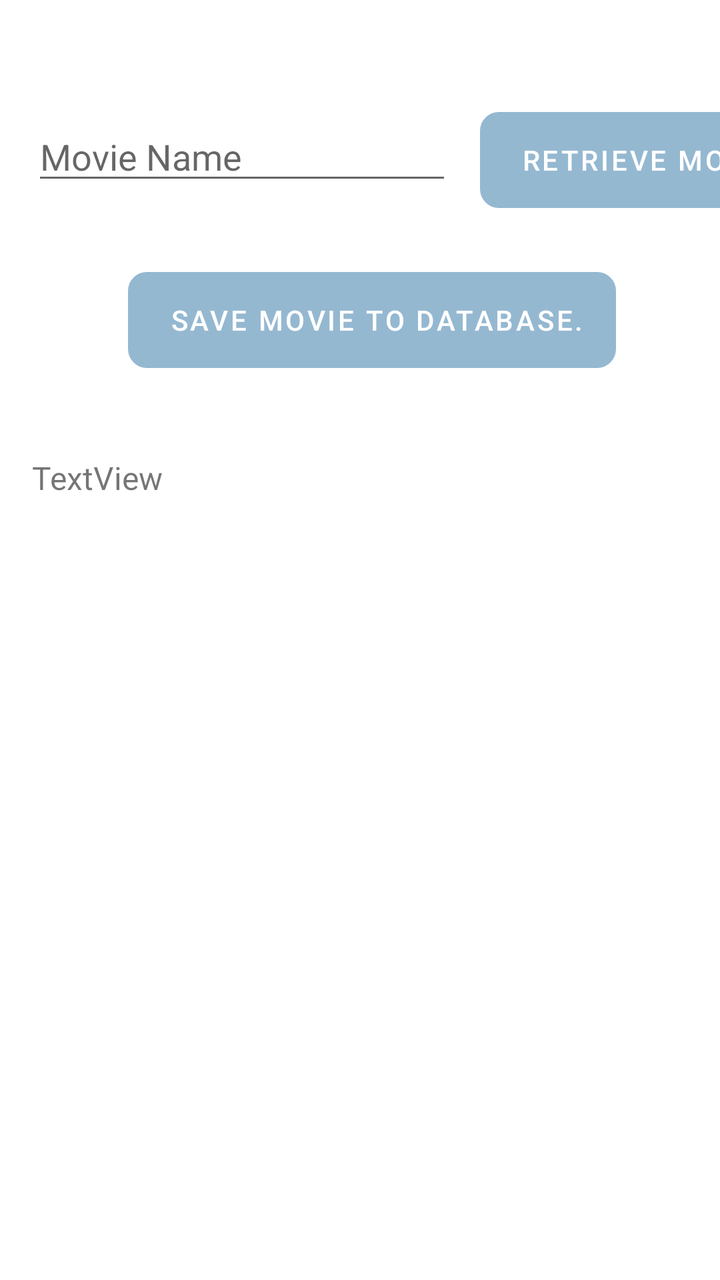
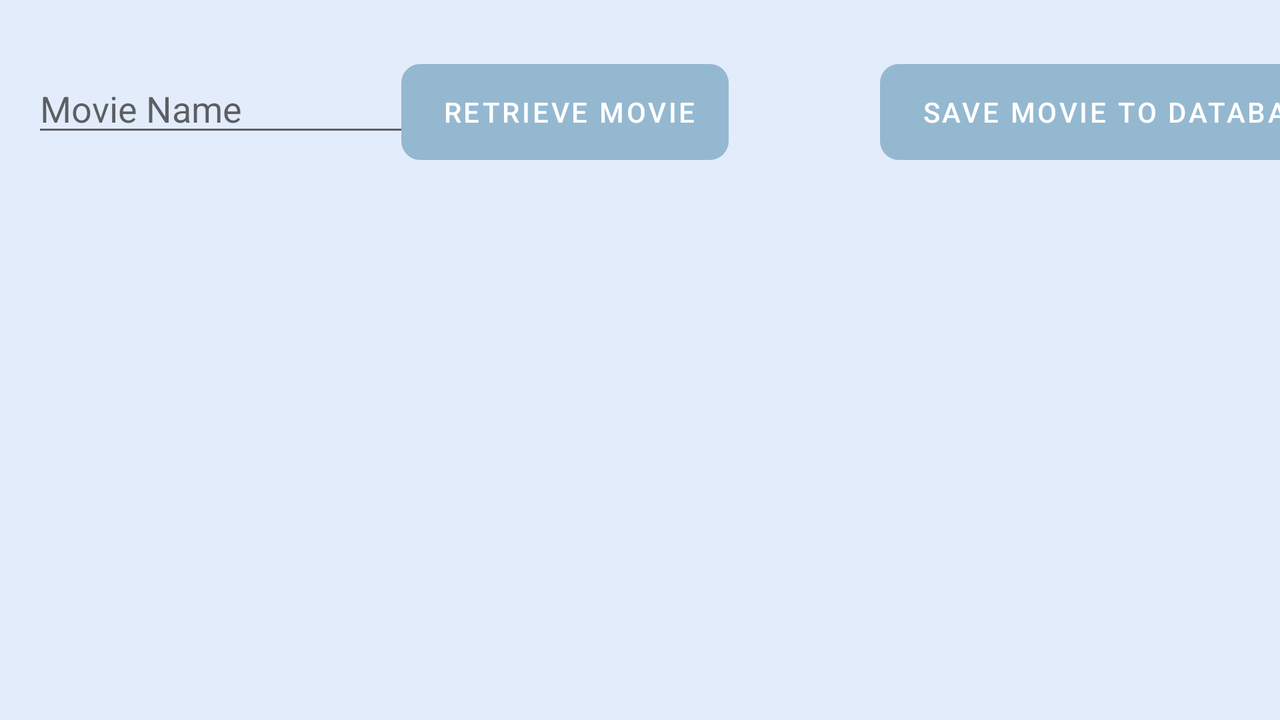

Compare how this app lays out the same screen by default and in its alternative resource folder. The renders come first, then the two layout files and the values they reference.
<!-- AndroidManifest.xml: application theme Theme.AndroidCW2 -->
<!-- res/layout/activity_search_movie.xml -->
<?xml version="1.0" encoding="utf-8"?>
<androidx.constraintlayout.widget.ConstraintLayout xmlns:android="http://schemas.android.com/apk/res/android"
    xmlns:app="http://schemas.android.com/apk/res-auto"
    xmlns:tools="http://schemas.android.com/tools"
    android:layout_width="match_parent"
    android:layout_height="match_parent"
    tools:context=".SearchMovie">

    <EditText
        android:id="@+id/editTextSearchMovie"
        android:layout_width="wrap_content"
        android:layout_height="wrap_content"
        android:layout_marginStart="16dp"
        android:layout_marginTop="56dp"
        android:ems="10"
        android:hint="Movie Name"
        android:inputType="textPersonName"
        app:layout_constraintStart_toStartOf="parent"
        app:layout_constraintTop_toTopOf="parent" />

    <Button
        android:id="@+id/btnRetreive"
        android:layout_width="wrap_content"
        android:layout_height="wrap_content"
        android:layout_marginStart="240dp"
        android:layout_marginTop="56dp"
        android:text=" Retrieve Movie"
        android:background="@drawable/circlebackgroundbutton"
        app:layout_constraintStart_toStartOf="parent"
        app:layout_constraintTop_toTopOf="parent" />

    <Button
        android:id="@+id/btnSaveMovie"
        android:layout_width="wrap_content"
        android:layout_height="wrap_content"
        android:layout_marginStart="64dp"
        android:layout_marginTop="136dp"
        android:text=" Save movie to Database."
        android:background="@drawable/circlebackgroundbutton"
        app:layout_constraintStart_toStartOf="parent"
        app:layout_constraintTop_toTopOf="parent" />

    <TextView
        android:id="@+id/txtRetrived"
        android:layout_width="wrap_content"
        android:layout_height="wrap_content"
        android:layout_marginStart="16dp"
        android:layout_marginTop="228dp"
        android:text="TextView"
        android:textSize="16dp"
        app:layout_constraintStart_toStartOf="parent"
        app:layout_constraintTop_toTopOf="parent" />
</androidx.constraintlayout.widget.ConstraintLayout>
<!-- resources referenced by this layout -->
<resources>
  <!-- drawable circlebackgroundbutton (drawable-v24) -->
  <?xml version="1.0" encoding="utf-8"?>
  <shape xmlns:android="http://schemas.android.com/apk/res/android">
      <stroke android:width="3dp"
          android:color="@color/colorPrimary"/>
      <padding android:left="1dp"
          android:top="1dp"
          android:right="1dp"
          android:bottom="1dp"/>
  
      <corners android:bottomLeftRadius="8dp"
          android:bottomRightRadius="8dp"
          android:topLeftRadius="8dp"
          android:topRightRadius="8dp"/>
  
  
  </shape>
  <style name="Theme.AndroidCW2" parent="Theme.MaterialComponents.DayNight.DarkActionBar">
          
          <item name="colorPrimary">@color/purple_500</item>
          <item name="colorPrimaryVariant">@color/purple_700</item>
          <item name="colorOnPrimary">@color/white</item>
          
          <item name="colorSecondary">@color/teal_200</item>
          <item name="colorSecondaryVariant">@color/teal_700</item>
          <item name="colorOnSecondary">@color/black</item>
          
          <item name="android:statusBarColor" tools:targetApi="l">?attr/colorPrimaryVariant</item>
          
      </style>
  <color name="colorPrimary">#95b8d1 </color>
  <color name="purple_500">#95b8d1</color>
  <color name="purple_700">#95b8d1</color>
  <color name="white">#FFFFFFFF</color>
  <color name="teal_200">#FF03DAC5</color>
  <color name="teal_700">#FF018786</color>
  <color name="black">#FF000000</color>
</resources>
<!-- res/layout-land/activity_search_movie.xml (the repository's variant of the layout above) -->
<!-- drawn on the phone turned sideways -->
<?xml version="1.0" encoding="utf-8"?>
<androidx.constraintlayout.widget.ConstraintLayout xmlns:android="http://schemas.android.com/apk/res/android"
    xmlns:app="http://schemas.android.com/apk/res-auto"
    xmlns:tools="http://schemas.android.com/tools"
    android:layout_width="match_parent"
    android:layout_height="match_parent"
    android:background="#e3ecfa"
    tools:context=".SearchMovie">

    <EditText
        android:id="@+id/editTextSearchMovie"
        android:layout_width="wrap_content"
        android:layout_height="wrap_content"
        android:layout_marginStart="16dp"
        android:layout_marginTop="32dp"
        android:ems="9"
        android:hint="Movie Name"
        android:inputType="textPersonName"
        app:layout_constraintStart_toStartOf="parent"
        app:layout_constraintTop_toTopOf="parent" />

    <Button
        android:id="@+id/btnRetreive"
        android:layout_width="wrap_content"
        android:layout_height="wrap_content"
        android:layout_marginTop="32dp"
        android:background="@drawable/circlebackgroundbutton"
        android:text=" Retrieve Movie"
        app:layout_constraintEnd_toEndOf="parent"
        app:layout_constraintHorizontal_bias="0.421"
        app:layout_constraintStart_toStartOf="parent"
        app:layout_constraintTop_toTopOf="parent" />

    <Button
        android:id="@+id/btnSaveMovie"
        android:layout_width="wrap_content"
        android:layout_height="wrap_content"
        android:layout_marginStart="440dp"
        android:layout_marginTop="32dp"
        android:background="@drawable/circlebackgroundbutton"
        android:text=" Save movie to Database."
        app:layout_constraintStart_toStartOf="parent"
        app:layout_constraintTop_toTopOf="parent" />

    <ScrollView
        android:layout_width="match_parent"
        android:layout_height="250dp"
        app:layout_constraintBottom_toBottomOf="parent"
        app:layout_constraintEnd_toEndOf="parent"
        app:layout_constraintHorizontal_bias="0.0"
        app:layout_constraintStart_toStartOf="parent"
        app:layout_constraintTop_toTopOf="parent"
        app:layout_constraintVertical_bias="0.9">

        <TextView
            android:id="@+id/txtRetrived"
            android:layout_width="wrap_content"
            android:layout_height="wrap_content"
            android:layout_marginStart="10dp"
            android:layout_marginTop="10dp"
            android:textSize="16dp"
            app:layout_constraintStart_toStartOf="parent"
            app:layout_constraintTop_toTopOf="parent" />

    </ScrollView>


</androidx.constraintlayout.widget.ConstraintLayout>
